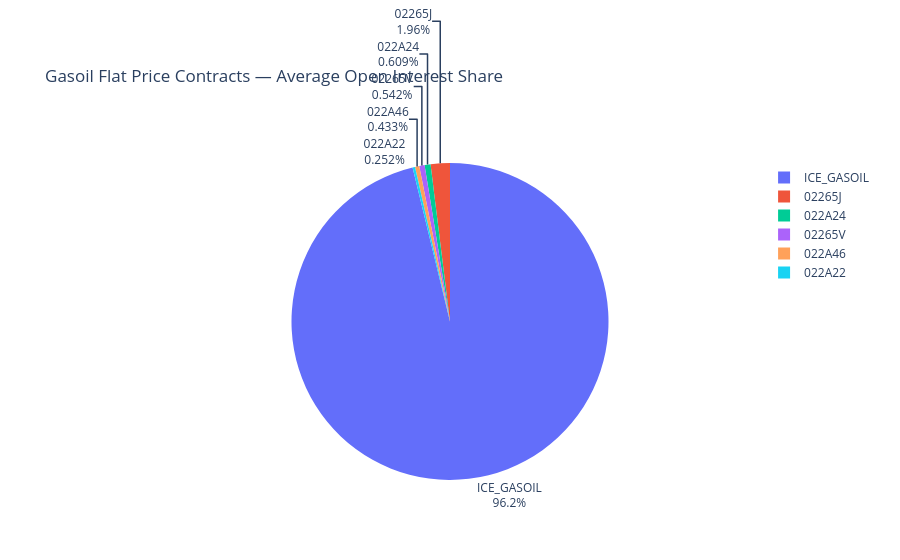

Notebook code cell kept with this figure:
### Markdown cell above
## Open Interest Share — Pie Chart

### Code cell
fig = px.pie(
    avg_oi.reset_index(),
    values="avg_open_interest",
    names="cftc_contract_market_code",
    hover_data=["contract_name"],
    title="Gasoil Flat Price Contracts — Average Open Interest Share",
)
fig.update_traces(textinfo="label+percent", textposition="outside")
fig.show()

### Figure 1 — Plotly figure (JSON) as saved in the notebook; plotly's stock layout.template omitted (floating-point values rounded to 4 significant figures)
{"data": [{"customdata": [["ICE Gasoil Futures - ICE Futures Europe"], ["SING GASOIL SWAP - NEW YORK MERCANTILE EXCHANGE"], ["GASOIL (ICE) MINI CAL SWAP - NEW YORK MERCANTILE EXCHANGE"], ["GASOIL (ICE) SWAP - NEW YORK MERCANTILE EXCHANGE"], ["GASOIL AVG PRICE OPTIONS - NEW YORK MERCANTILE EXCHANGE"], ["SING GASOIL BALMO SWAP - NEW YORK MERCANTILE EXCHANGE"]], "domain": {"x": [0, 1], "y": [0, 1]}, "hovertemplate": "cftc_contract_market_code=%{label}<br>avg_open_interest=%{value}<br>contract_name=%{customdata[0]}<extra></extra>", "labels": ["ICE_GASOIL", "02265J", "022A24", "02265V", "022A46", "022A22"], "legendgroup": "", "name": "", "showlegend": true, "textinfo": "label+percent", "textposition": "outside", "type": "pie", "values": [776091, 15813, 4914, 4375, 3490, 2033]}], "layout": {"legend": {"tracegroupgap": 0}, "title": {"text": "Gasoil Flat Price Contracts — Average Open Interest Share"}}}
